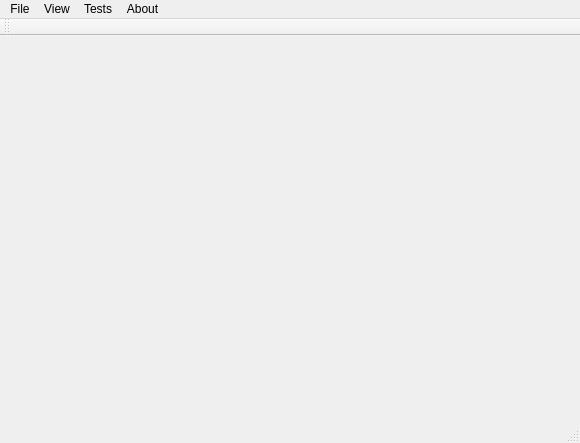
<?xml version="1.0" encoding="UTF-8"?>
<ui version="4.0">
 <class>MainWindow</class>
 <widget class="QMainWindow" name="MainWindow">
  <property name="geometry">
   <rect>
    <x>0</x>
    <y>0</y>
    <width>580</width>
    <height>443</height>
   </rect>
  </property>
  <property name="windowTitle">
   <string>MainWindow</string>
  </property>
  <widget class="QWidget" name="centralWidget"/>
  <widget class="QStatusBar" name="statusBar"/>
  <widget class="QMenuBar" name="menuBar">
   <property name="geometry">
    <rect>
     <x>0</x>
     <y>0</y>
     <width>580</width>
     <height>22</height>
    </rect>
   </property>
   <widget class="QMenu" name="menuFile">
    <property name="title">
     <string>File</string>
    </property>
    <addaction name="actionSaveState"/>
    <addaction name="actionRestoreState"/>
   </widget>
   <widget class="QMenu" name="menuView">
    <property name="title">
     <string>View</string>
    </property>
   </widget>
   <widget class="QMenu" name="menuAbout">
    <property name="title">
     <string>About</string>
    </property>
   </widget>
   <widget class="QMenu" name="menuTests">
    <property name="title">
     <string>Tests</string>
    </property>
   </widget>
   <addaction name="menuFile"/>
   <addaction name="menuView"/>
   <addaction name="menuTests"/>
   <addaction name="menuAbout"/>
  </widget>
  <widget class="QToolBar" name="toolBar">
   <property name="windowTitle">
    <string>toolBar</string>
   </property>
   <attribute name="toolBarArea">
    <enum>TopToolBarArea</enum>
   </attribute>
   <attribute name="toolBarBreak">
    <bool>false</bool>
   </attribute>
  </widget>
  <action name="actionExit">
   <property name="text">
    <string>Exit</string>
   </property>
  </action>
  <action name="actionSaveState">
   <property name="text">
    <string>Save State</string>
   </property>
  </action>
  <action name="actionRestoreState">
   <property name="text">
    <string>Restore State</string>
   </property>
  </action>
 </widget>
 <layoutdefault spacing="6" margin="11"/>
 <resources/>
 <connections/>
</ui>
